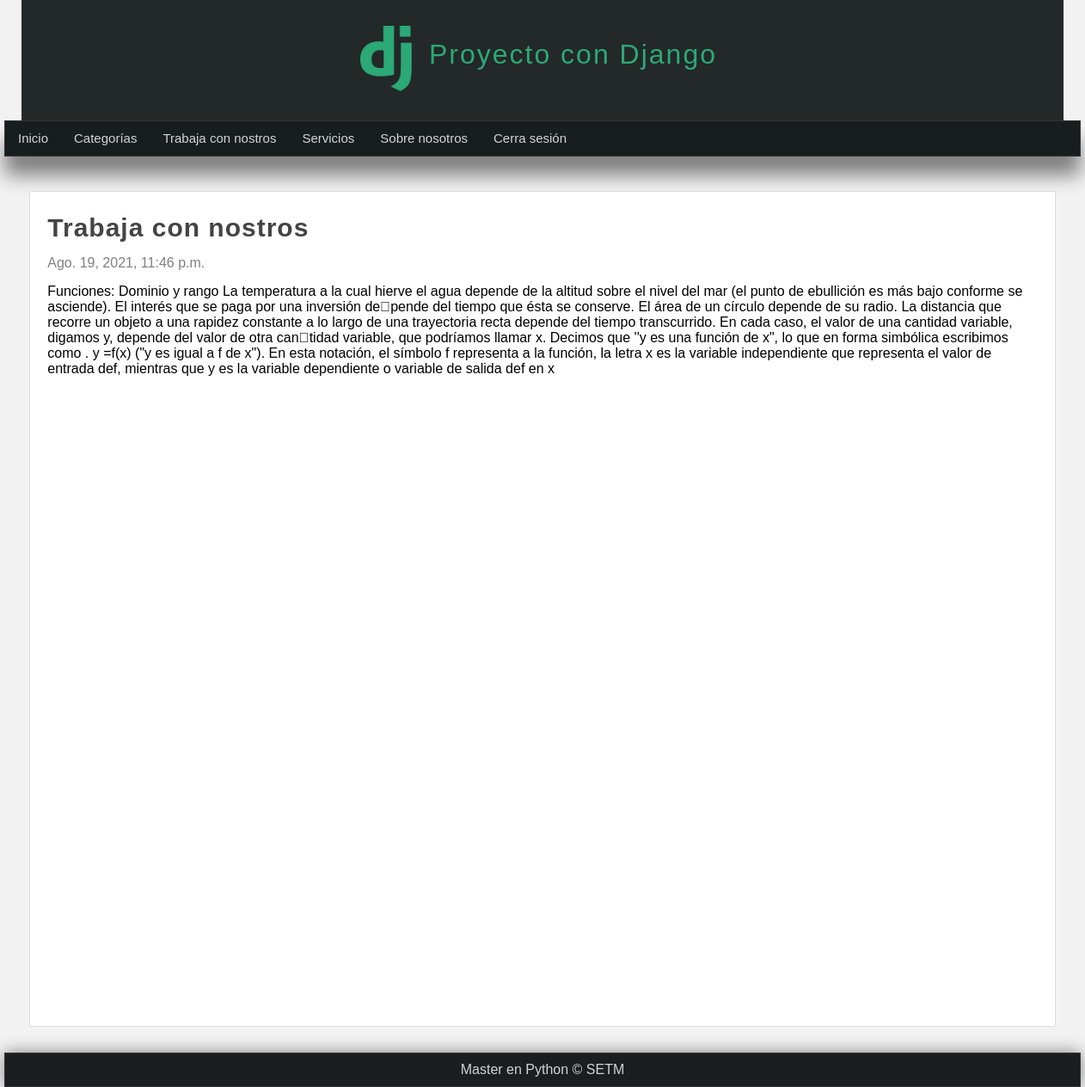
Page /pagina/trabaja-con-nosotros (signed in) on the committed database.
### pages/models.py (models this page shows, shortened)
class Page(models.Model):
    title = models.CharField(max_length=100, verbose_name="Título")
    content = RichTextField(verbose_name="Contenido")
    slug = models.CharField(unique=True, max_length=150, verbose_name="URL amigable")
    order = models.IntegerField(default=0, verbose_name="Orden en la barra de navegación")
    visible = models.BooleanField(verbose_name="¿Visible en la página?")
    created_at = models.DateTimeField(auto_now_add=True,verbose_name="Creado el ")
    updated_at = models.DateTimeField(auto_now=True,verbose_name="Actualizado el ")
    class Meta:
        verbose_name = "Página"
        verbose_name_plural = "Páginas"

### pages/views.py (the view)
# urls.py: path('pagina/<str:slug>', views.page, name ="page")
@login_required(login_url="login")
def page(request, slug):
    page = Page.objects.get(slug=slug)
    return render(request, "pages/page.html", {
        "page": page
    })

### blog/processor.py (called while the page is built)
def get_categories(request):
    categories_in_use = Article.objects.filter(public=True).values_list('categories',flat=True)
    categories = Category.objects.filter(id__in=categories_in_use).values_list('id', 'name')
    return{
        'categories' : categories,
        'ids' : categories_in_use
    }

### pages/context_processors.py (called while the page is built)
def get_pages(request):
    pages = Page.objects.filter(visible=True).order_by('order').values_list('id', 'title', 'slug')
    return{
        'pages': pages
    }

### pages/templates/pages/page.html (shortened to what this page needs)
{% extends 'layouts/layout.html' %}
{% block content %}
    <h1 class="title">{{page.title}}</h1>
    <span class="date">{{page.created_at}}</span>
    <p class="content">
        {{page.content|safe}}
    </p>
{% endblock %}

### mainapp/templates/layouts/layout.html (shortened to what this page needs)
<!DOCTYPE html>
<html lang="es">
<head>
    {% load static %}
    <link rel="stylesheet" type="text/css" href="{% static 'css/styles.css' %}">
</head>
<body>
    <header>
        <div id="logotipo">
            <img src="{% static 'images/logo.png' %}" />
            <h1>Proyecto con Django</h1>
        </div>
    </header>
    <nav>
        <ul>
            <li>
                <a href="{% url 'inicio' %}">Inicio</a>
            </li>
                {% if user.email %}
                <li>
                    <a href= "{% url 'list_articles' %}">Categorías</a>
            </li>
            {% for page in pages%}
                <li>
                        <a href="{% url 'page' page.2 %}">{{page.1}}</a>
                </li>
            {% endfor %}
                <li>
                <a href="{% url 'logout' %}">Cerra sesión</a>
                </li>
            {% endif %}
        </ul>
    </nav>
    <div id="content">
        <div class="box">
            {% block content %}{% endblock %}
        </div>
    </div>
    <footer>
        Master en Python &copy; SETM
    </footer>
</body>
</html>

### mainapp/static/css/styles.css (style rules this page uses)
* { margin: 0px; padding: 0px; font-family: Arial, Helvetica, sans-serif; text-decoration: none; }
.box p ,.box h2 ,.box h3 ,.box ul { margin-top: 5px; margin-bottom: 5px; }
body { background-color: #f2f2f2; }
header { width: 1212px; height: 140px; background-color: #232828; margin: 0px auto; }
#logotipo { width: 35%; height: 130px; margin: 0 auto; padding-top: 10px; }
#logotipo img { display: block; width: 60px; float: left; margin-top: 20px; }
#logotipo h1 { display: block; float: left; margin-top: 35px; margin-left: 20px; letter-spacing: 2px; font-weight: lighter; color: #2ba977; }
nav { width: 1250px; height: 40px; margin: 0 auto; background-color: #181e1f; border: 1px solid #333333; box-shadow: 0px 22px 22px gray; font-size: 15px; }
nav > ul { list-style: none; text-decoration: none; }
nav > ul > li { line-height: 40px; float: left; }
nav > ul > li > a { display: block; padding-left: 15px; padding-right: 15px; color: #d1d4d6; }
#content { width: 1212px; min-height: 930px; margin: 0 auto; margin-bottom: 30px; margin-top: 40px; }
.box { background: white; width: 95%; min-height: 930px; padding: 20px; border: 1px solid #ddd; border-radius: 2px; margin:0 auto; }
.title { color: #444; letter-spacing: 1px; font-size: 30px; margin-bottom: 10px; margin-top: 5px; }
.date { display: block; margin-top: 15px; margin-bottom: 15px; color: gray; }
.content { line-height: 25px; }
footer { width: 1250px; background-color: #1b1e1f; border: 1px solid #333; color: #d1d4d6; text-align: center; margin: 0 auto; padding-top: 10px; padding-bottom: 10px; box-shadow: 0px 0px 20px gray; }

### rows in the picture
Page: title "Trabaja con nostros", created_at "Ago. 19, 2021, 11:46 p.m.", content "Funciones: Dominio y rango La temperatura a la cual hierve el agua depende de la altitud sobre el nivel del mar (el punto de ebullición es más bajo conforme se asciende). El interés que se paga por una inversión de\u0002pende del tiempo que ésta se conserve. El área de un círculo depende de su radio. La distancia que recorre un objeto a una rapidez constante a lo largo de una trayectoria recta depende del tiempo transcurrido. En cada caso, el valor de una cantidad variable, digamos y, depende del valor de otra can\u0002tidad variable, que podríamos llamar x. Decimos que ''y es una función de x\", lo que en forma simbólica escribimos como . y =f(x) (\"y es igual a f de x\"). En esta notación, el símbolo…"
Page: title "Servicios"
Page: title "Sobre nosotros"
